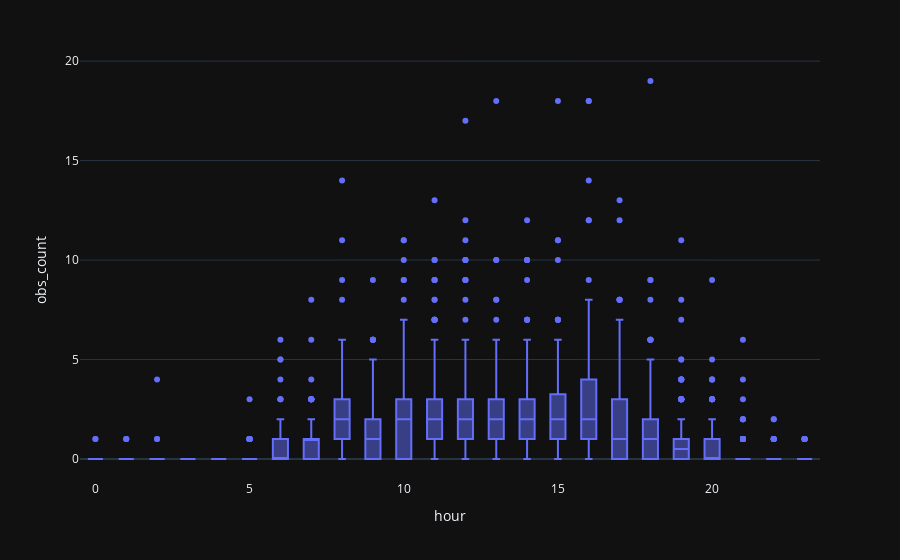

The notebook cell saved with this chart:
### Markdown cell above
It's clear that the distribution of detections by hour is quite Gaussian, as expected. It is definitely skewed due to outliers, but at this point we are only interested in the overall data distribution.

Now we can draw a box plot for each hour to visualize outliers (it actually uses a median value to calculate the statistics).

Why box plot?

As described at [www.w3resource.com](https://www.w3resource.com/pandas/dataframe/dataframe-boxplot.php):
A box plot is a method for graphically depicting groups of numerical data through their quartiles. The box extends from the Q1 to Q3 quartile values of the data, with a line at the median (Q2). The whiskers extend from the edges of box to show the range of the data. The position of the whiskers is set by default to $1.5 * IQR (IQR = Q3 - Q1)$ from the edges of the box. Outlier points are those past the end of the whiskers.

### Code cell
fig = px.box(resampled, x="hour", y="obs_count", height=300)
fig.show()

### Figure 1 — Plotly figure (JSON) as saved in the notebook; plotly's stock layout.template omitted (floating-point values rounded to 4 significant figures; data arrays with more than 128 entries replaced by an {"elided": "..."} marker saying what was removed)
{"data": [{"alignmentgroup": "True", "hovertemplate": "hour=%{x}<br>obs_count=%{y}<extra></extra>", "legendgroup": "", "marker": {"color": "#636efa"}, "name": "", "notched": false, "offsetgroup": "", "orientation": "v", "showlegend": false, "type": "box", "x": {"elided": "4140 int values"}, "x0": " ", "xaxis": "x", "y": {"elided": "4140 int values"}, "y0": " ", "yaxis": "y"}], "layout": {"autosize": true, "boxmode": "group", "legend": {"tracegroupgap": 0}, "margin": {"t": 60}, "xaxis": {"anchor": "y", "autorange": true, "domain": [0, 1], "range": [-0.5, 23.5], "title": {"text": "hour"}, "type": "linear"}, "yaxis": {"anchor": "x", "autorange": true, "domain": [0, 1], "range": [-1.056, 20.06], "title": {"text": "obs_count"}, "type": "linear"}}}
